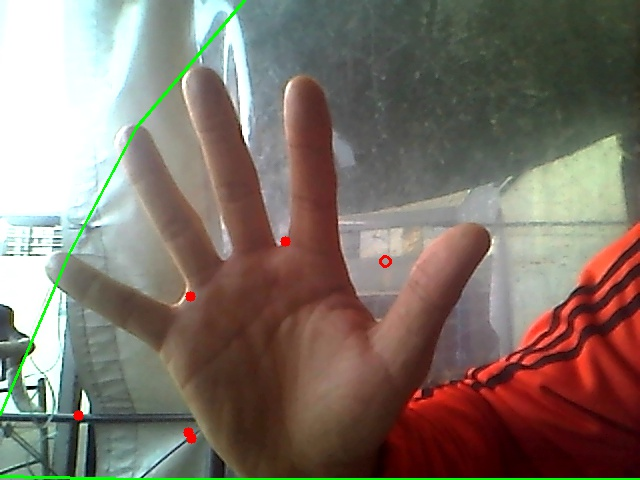
#> input picture python/ReconocimientoImgs/hand2.jpg, 640 x 480 px, given in place of the camera
$ python 11Skin.py
#> lines starting #> are read from the running program, lines starting #| are printed output that depends on the picture; after the words box and inside, x2 and y2 are one past the last pixel; in counts of white or black regions, pixels touching at a corner belong together
# import the necessary packages
#from pyimagesearch import imutils
import numpy as np
import argparse
import cv2

# construct the argument parse and parse the arguments
ap = argparse.ArgumentParser()
ap.add_argument("-v", "--video",
    help = "path to the (optional) video file")
args = vars(ap.parse_args())

# define the upper and lower boundaries of the HSV pixel
# intensities to be considered 'skin'
lower = np.array([0, 48, 80], dtype = "uint8")
upper = np.array([20, 255, 255], dtype = "uint8")
# if a video path was not supplied, grab the reference
# to the gray
if not args.get("video", False):
     camera = cv2.VideoCapture(0)

# otherwise, load the video
else:
     camera = cv2.VideoCapture(args["video"])
# keep looping over the frames in the video
while True:
     # grab the current frame
     (grabbed, frame) = camera.read()
#> frame is the input picture: shape (480, 640, 3); mean B, G, R 105.5, 115.5, 127.5

     # if we are viewing a video and we did not grab a
     # frame, then we have reached the end of the video
     if args.get("video") and not grabbed:
         break

     # resize the frame, convert it to the HSV color space,         # and determine the HSV pixel intensities that fall into
     # the speicifed upper and lower boundaries
     #frame = imutils.resize(frame, width = 400)
     converted = cv2.cvtColor(frame, cv2.COLOR_BGR2HSV)
#> converted: shape (480, 640, 3); mean H, S, V 45, 78, 136.3
     skinMask = cv2.inRange(converted, lower, upper)
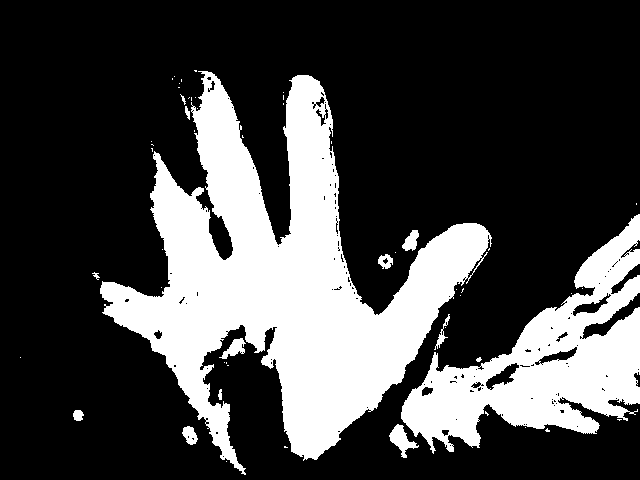
#> skinMask: shape (480, 640); 27.6% white; 54 white regions (40 under 20 px), largest, box (x1, y1, x2, y2) and area: (100, 71, 492, 475) 60393, (401, 214, 640, 454) 22673, (389, 424, 419, 458) 422

     # apply a series of erosions and dilations to the mask
     # using an elliptical kernel
     kernel = cv2.getStructuringElement(cv2.MORPH_ELLIPSE, (11, 11))
     skinMask = cv2.erode(skinMask, kernel, iterations = 2)
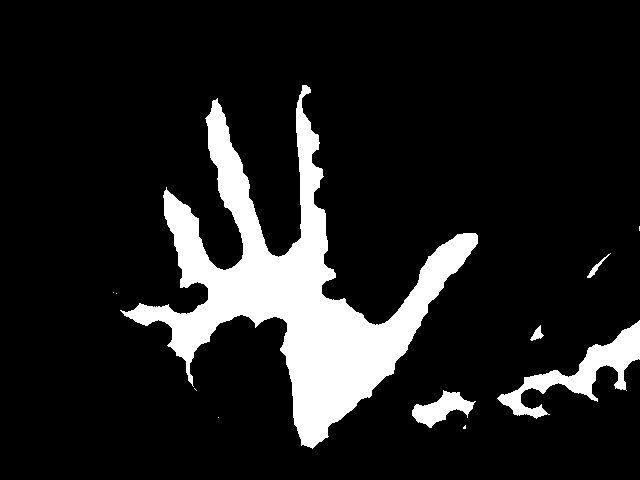
#> skinMask: shape (480, 640); 12.4% white; 11 white regions (6 under 20 px), largest, box (x1, y1, x2, y2) and area: (120, 85, 478, 449) 33218, (497, 320, 640, 419) 3661, (412, 390, 476, 428) 1124, (587, 253, 611, 278) 104, (530, 325, 544, 341) 102
     skinMask = cv2.dilate(skinMask, kernel, iterations = 2)
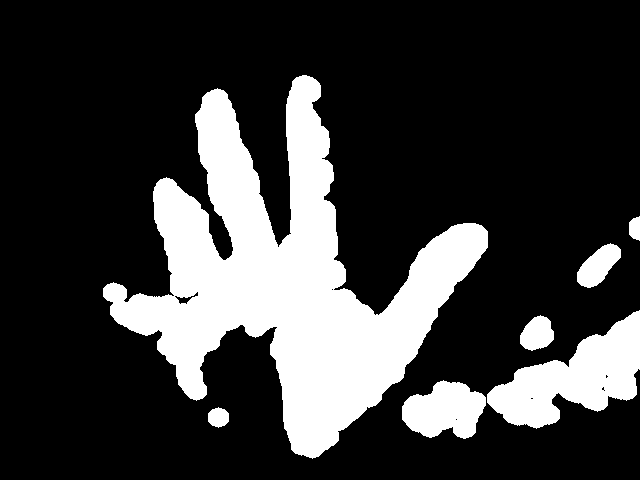
#> skinMask: shape (480, 640); 22.9% white; 7 white regions, largest, box (x1, y1, x2, y2) and area: (103, 75, 488, 459) 55536, (487, 310, 640, 429) 8778, (402, 380, 486, 439) 3457

     # blur the mask to help remove noise, then apply the
     # mask to the frame
     skinMask = cv2.GaussianBlur(skinMask, (3, 3), 0)
     skin = cv2.bitwise_and(frame, frame, mask = skinMask)
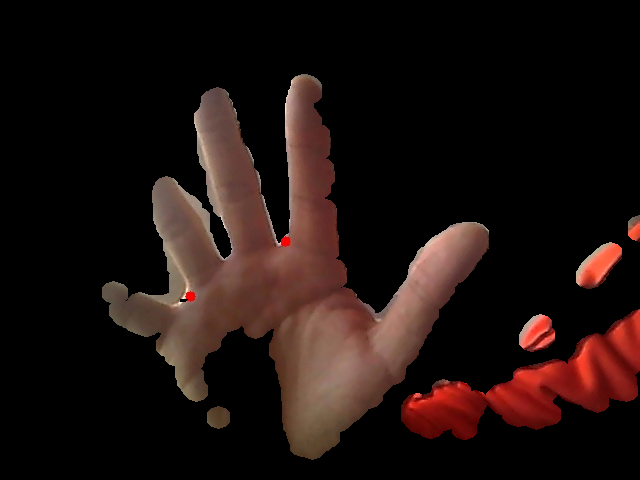
#> skin: shape (480, 640, 3); mean B, G, R 14.8, 17.5, 30.3

     # show the skin in the image along with the mask
     cv2.imshow("images", np.hstack([frame, skin]))
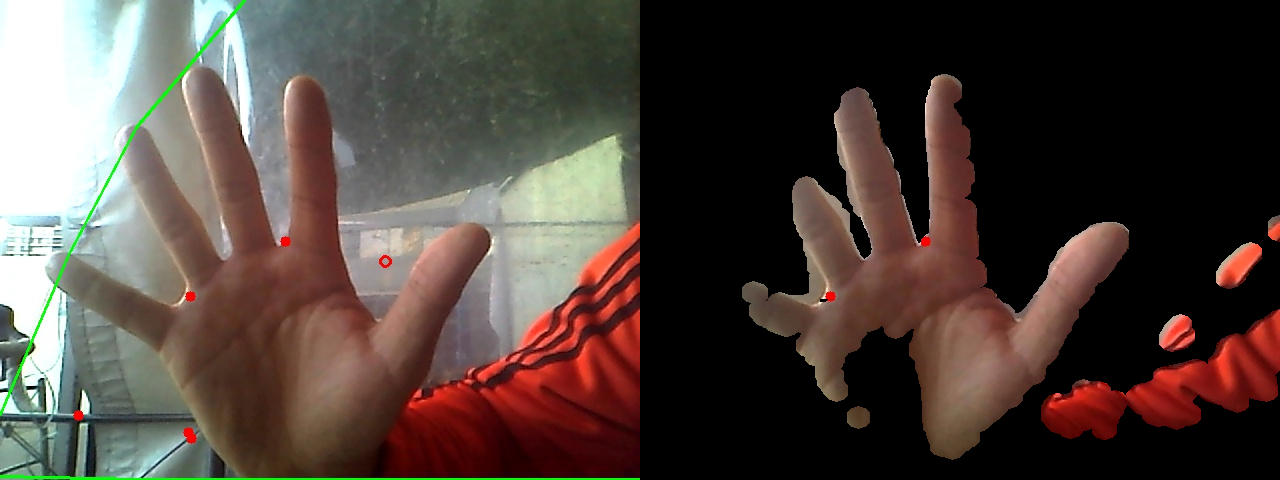
#> window 'images': shape (480, 1280, 3); mean B, G, R 60.1, 66.5, 78.9

     # if the 'q' key is pressed, stop the loop
     if cv2.waitKey(1) & 0xFF == ord("q"):
#> (key q is pressed here)
         break

# cleanup the camera and close any open windows
camera.release()
cv2.destroyAllWindows()
